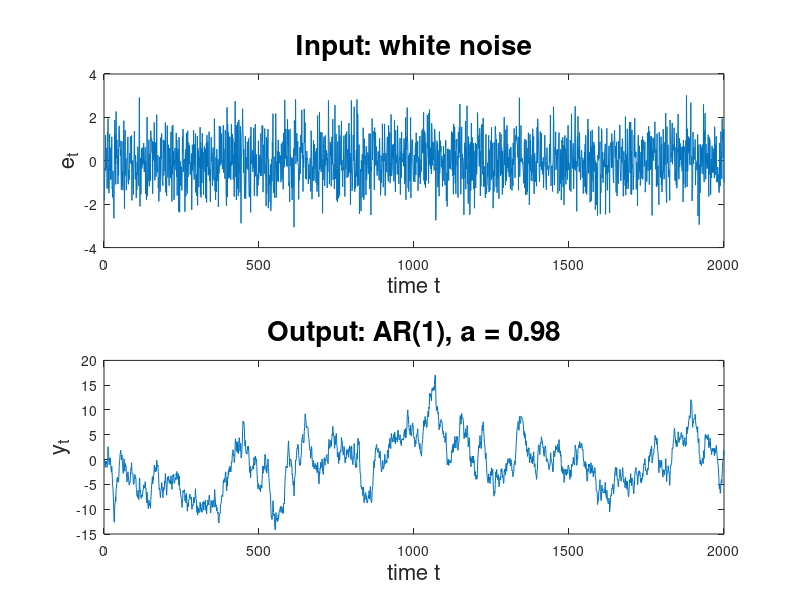
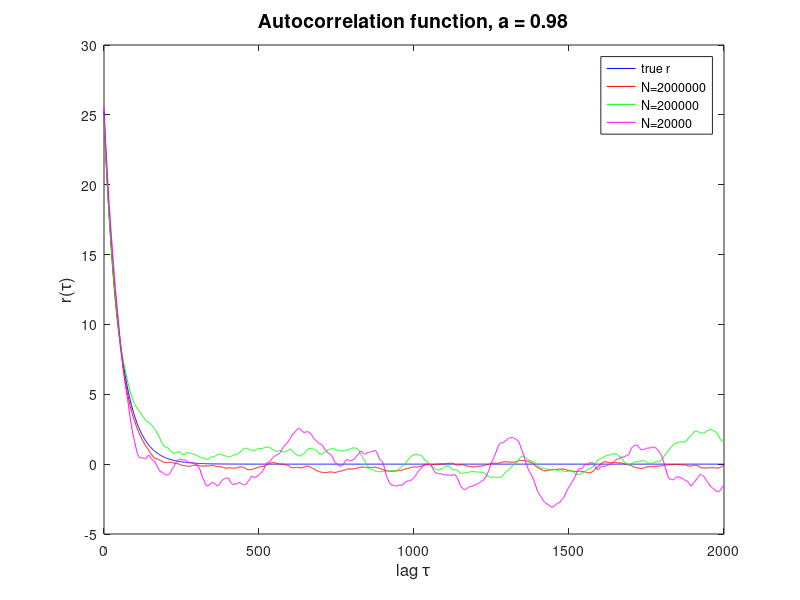
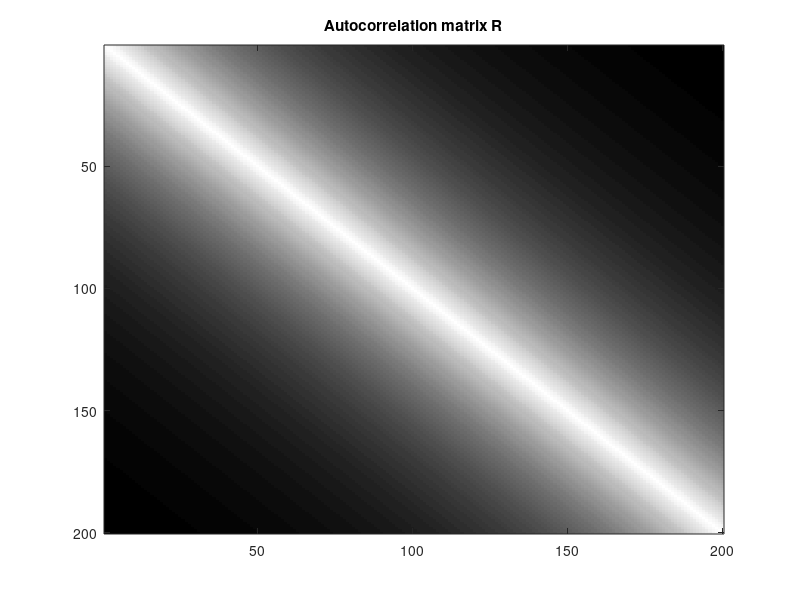
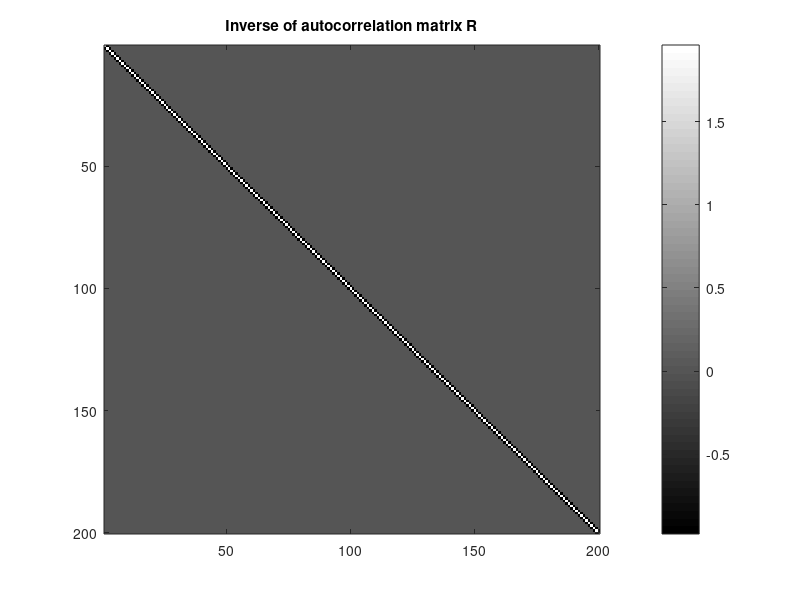

MATLAB code for these plots, in order:
%% Part 1: Generation of an AR)1) processs
clear
%% AR(1) with correlation coefficients a = 0.98
% Generate the AR(1) process and show the input and output of the model
for irealiz = 1:10
    N = 2000;
    a = 0.98;
    e  = randn(N,1); % white noise of zero mean
    y1 = 0.;
    for ii = 2:N
        y1(ii) = a * y1(ii-1) + e(ii); % generate the AR(1) process
    end
    figure(1)
    subplot(211)
    plot(1:N,e(1:N))
    title('Input: white noise','Fontsize',20)
    xlabel('time t','Fontsize',16)
    ylabel('e_t','Fontsize',16)
    subplot(212)
    plot(1:N,y1)
    title(['Output: AR(1), a = ' num2str(a)] ,'Fontsize',20)
    xlabel('time t','Fontsize',16)
    ylabel('y_t','Fontsize',16)
    mean_std_max(irealiz,1:6) = [mean(y1(1:300)), std(y1(1:300)) max(abs(y1(1:300))) ...
                                   mean(y1(300:end)), std(y1(300:end)) max(abs(y1(300:end)))];
    meanc(irealiz)=  mean(y1);
end
mean(meanc)
mean_std_max
max(y1)
min(y1)
% Background hints:
% (1) a^50 = 0.36; a^225 = 0.01; a^300 = 0.002; a^2000 = 2.8324e-18;a^5000=1.3501e-44;
% (2) r_0 = sigma_e^2/(1-a^2) is the variance for stationary regim and is called here true autocorrelation
% (3) for e generated by the function randn sigma_e^2 = 1
% (4) Repeating the generation process 10 times we get some statistics
% collected in the matrix mean_std_max.
% Question:
% Which of the following statements are true? (there might be multiple correct statements)
%
% a) The input e and the output y1 are generated in such a way that their expectations
% are as follows: Ee = 0 but Ey is different of 0.
% b) We expect a transitory regim of maximum 300 samples, after which the
% process is stationary.
% c) The range of the output y is about (-20,20), because the variance sigma_y^2 = Ey_i^2 is
% 1/(1-a^2)= 25.25, the standard deviation is about sigma_y = 5, and hence we expect
% most of the time the signal to be between (-4sigma_y,+4sigma_y).
% d)  The standard deviation for the transitory part is similar to the 
% standard deviation for the stationary part.
% e) the maximum value over the transitory part is noticeably smaller than for 
% the stationary part, because the number of random points in the transitory
% parts is smaller than the number points in the permanent regim

%% Part 2: Estimate the auto-correlation function of an AR)1) processs
%% Experiment with three cases for the generated data length

N1  = [2*10^5 5*10^4 2*10^4];%  three values for the length of data
% a = 0.98  is high, but not extremely close to 1
a  = 0.98; % a is also called the correlation coefficient

max_tau = 2000; % we estimate r(0),r(1),...,r(max_tau)

% The analytic expression of the autocorrelation function
r_true(1+(0:max_tau)) = (a.^(0:max_tau))/(1-a^2);

colors  = ['r-';'g-';'m-';'b-']
figure(2), clf,plot(0:max_tau,r_true,'b-'), hold on

for len = 1:3 
    N = N1(len);        % Maximum value of discrete time
    % Nt = floor(N/4);  % The time series is cropped from Nt,Nt+1,..., N
    Nt = 2*10^4/4;      % Let's neglect the same initial segment, 1...Nt, for all three cases
    e  = randn(N,1);
    y1 = 0.;
    
    for ii = 2:N
        y1(ii) = a*y1(ii-1) + e(ii); % generate the AR(1) process
    end
    y = y1(Nt:N);
    Ny = length(y);
    %
    % Estimate the autocorrelation function from data, knowing that Ey = 0
    %
    r = zeros(max_tau+1,1);
    for tau = 0:max_tau
        % if(rem(tau,100)==0),[tau max_tau],end % show the iteration progressing
        time_segment = 1:(Ny-tau);
        r(tau+1) = sum(y(time_segment).* y(tau+time_segment))/(Ny-tau);
    end
    %
    plot(0:max_tau,r,colors(len,:))
end
title(['Autocorrelation function, a = ' num2str(a)],'Fontsize',14)
xlabel('lag \tau','Fontsize',12)
ylabel('r(\tau)','Fontsize',12)
legend('true r','N=2000000','N=200000','N=20000')  

%% Question
% Background
% We consider here the following helpful results, proven in the pdf for
% this task
% (1) a^50 = 0.36; a^225 = 0.01; a^2000 = 2.8324e-18; a^5000=1.3501e-44;
% (2) Ey_ny_{n-k} = a^k*(1-a^{2n-2k})/(1-a^2)
% (3) In the stationary regim r_k = a^k/(1-a^2), which  is called here true
%       autocorrelation
%
% Question 1: State which of the following statements are true:
% a) For the first 50 correlation values the estimates are  reasonably close to the
% true value, for all three cases of N
% b) for the case N = 2*10^4 the estimates for large lags tau are not
% reliable, because there are not enough data points 
% c) The efect of non-stationarity shown in (2) makes the estimates at low
% N unreliable

%% Part 3: Discuss the effect of accuracy of estimating the autocorrelation 
%% function for the adaptive noise cancellation (ANC) application
% In the ANC, the Wiener-Hopf optimal filter design requires the inversion
% of the correlation matrix. The needed order of the filter might be quite
% large for ANC (from hudreads to thousands, as you estimated it in Lecture 1,
% bonus assignment)
%
% Assume that in ANC the source of noise is the AR(1) process, from Part 1
% and the estimated autocorrelation was done as in Part 2, for N = 2*10^4
% Consider a filter of order 200.

%% Case 1: consider the true autocorrelation function r_true
% The autocorrelation matrix  R needed in Wiener-Hopf design w = R^(-1)p

R = toeplitz(r_true(1:200));
figure(3),imagesc(R), colormap(gray),title('Autocorrelation matrix R')
invR = inv(R);
figure(4),imagesc(invR), colormap(gray),title('Inverse of autocorrelation matrix R'),colorbar

%% Case 2: consider the estimated autocorrelation using N = 2*10^4 (Corresponding to len = 3 in Part 2)
% The autocorrelation matrix  R needed in Wiener-Hopf design w = R^(-1)p

Restim = toeplitz(r(1:200));
figure(5),imagesc(R), colormap(gray),title('Estimated utocorrelation matrix R')
invRestim = inv(Restim);
figure(6),imagesc(invRestim), colormap(gray),title('Inverse of estimated autocorrelation matrix R'),colorbar

% Questions: 
%
% Q1: Inspect the matrix inv(R). It is a band matrix, having only three 
% nonzero diagonals: the main, the first upper, and the first lower
% diagonals. Which statements are true:
% a) the first upper diagonal and the first lower diagonal are equal to -a
% b) the main diagonal has at the extremities the value 1, while the 
% rest of the elements are equal to 1+a^2
% c) the main diagonal has all the elements equal to 1+a^2
%
% Q2: The elements of the matrix R are  R(i,j) = a^(i-j)/(1-a^2), hence R is a
% Toeplitz matrix. 
% a) It is a general result that the inverse of the matrix
% with elements R(i,j) = a^(i-j)/(1-a^2) is the tridiagonal matrix
% that you described answering Question 1.
% b) The statement is not true in general, it happens to be true only for some
% particular values of a. 
%

%% Part 4: LS estimate of parameters for AR(4)
clear all;
close all;
% Choose a ground truth model AR(4)
% The roots of the AR polynomial are 
j = sqrt(-1);
z=[];
z(1)= 0.95*exp(j*pi/3);
z(2)= 0.95*exp(-j*pi/3);
z(3)= 0.75*exp(j*(pi/2+pi/3));
z(4)= 0.75*exp(-j*(pi/2+pi/3));
A = poly(z)
figure(11),clf, plot(real(z),imag(z),'bo')
title('Positions of the roots of A(z)')
axis equal
grid on
r1 = 1;
t = linspace(0,2*pi,100);
hold on
plot(r1*cos(t),r1*sin(t),'r-')
% Generate data with the AR polynomial

N = 100000;
Nt = floor(N/4);   % The time series is cropped from Nt,Nt+1,..., N
e  = randn(N,1);
y1 = zeros(N,1);

for ii = 5:N
    y1(ii) = -A(2:5)*y1((ii-1):-1:(ii-4)) + e(ii); % generate the AR(1) process
end
y = y1(Nt:end);
Ny = length(y);
%
% Estimate the autocorrelation function from data, knowing that Ey = 0
%
max_tau = 20;
r = zeros(max_tau+1,1);
for tau = 0:max_tau
    if(rem(tau,100)==0),[tau max_tau],end
    time_segment = 1:(Ny-tau);
    r(tau+1) = sum(y(time_segment).* y(tau+time_segment))/(Ny-tau);
end
% LS estimate of the AR(M) model
% y(n) = a1*y(n-1)+
Mmax = 15
thetaAll = zeros(Mmax);
for M = 1:Mmax
    % Construct the normal system matrix and free vector
    Phi = zeros(M,M); Psi = zeros(M,1);
    for n = (Mmax+1):Ny
        Phi = Phi + y((n-1):-1:(n-M))*y((n-1):-1:(n-M))';
        Psi = Psi + y((n-1):-1:(n-M))*y(n);
    end
    % Find the LS parameters
    theta = Phi\Psi;
    hat_e = zeros(Ny,1);
    for n = (Mmax+1):Ny
        hat_e(n) = y(n) - theta'*y((n-1):-1:(n-M));
    end
    J(M) = mean(hat_e.^2);
    thetaAll(1:M,M) = theta;
end
thetaAll
J
A
figure(12),plot(J,'or-'),grid on
xlabel('Order M')
ylabel('Criterion J(M)')
%% Questions     
% Q1: Compare the LS parameter thetaAll(:,4) with the AR  polynomial given
% in A. What is true?
% a) The LS estimates are erronues
% b) The LS estimates are close to the true values of the AR process
%
% Q2: Determine visually from Figure 12 what is the true order of
% the AR process:
% a) M^* = 4
% b) M^* = 1
% c) M^* = 5
        
%% Part 5: Three structure selection criteria: FPE against AIC against MDL

% FPE
% Consider FPE = ((N+k)/(N-k))*sigma2
% log FPE = log((N+k)/(N-k)) + log(sigma2)
% AIC
% AIC = N*log(sigma2) + 2*k
% AIC/N = log(sigma2) + 2*k/N
% MDL = N*log(sigma2) + k*log(N)
% MDL/N = log(sigma2) + k*log(N)/N

% Penalty in log(FPE) is log((N+k)/(N-k)) = log((1+k/N)/(1-k/N)) \approx
% (k/N)-(-k/N) = 2*k/N
% Penalty in AIC/N  is 2*k/N
% Task: plot the penalty terms in both expressions and compare
N = 101;
k = 1:(N-1);
figure(20),plot(k,log((N+k)./(N-k)),'or-',k, 2*k/N,'b-', k, k*log(N)/N,'g-'),xlabel('k'),ylabel('Penalty term')
legend('Penalty in log(FPE)', 'Penalty in AIC/N', 'Penalty in MDL/N'),grid on

%% Question:
%
% Q1: Which of the following statements are true?
% a) Out of all three criteria, MDL criterion penalizes the most the increase of k, so it will decide smaller orders than the others
% b) Out of all three criteria, FPE criterion penalizes the most the increase of k, so it will decide smaller orders than the others criteria

%% Use the three structure selection criteria for the AR(1),...,AR(15) models obtained  in Part 4
% in the previou s 
Crit1 = log(J) + log((Ny+(1:15))./(Ny-(1:15)));
Crit2 = log(J) + 2*(1:15)/Ny;
Crit3 = log(J) + (1:15)*log(Ny)/Ny;
figure(21), plot( 1:15, Crit1,'or-', 1:15, Crit2,'og-', 1:15, Crit3, 'ob-')
format shortg
[Crit1'  Crit2' Crit3']

% Q2: Consider the values of Crit1, Crti 2, and Crit 3. Each criterion is 
% used for picking the best mode order. In this case, which of the methods 
% selects the correct model order?
% a)FPE; b) AIC; c)MDL (multiple possible correct answers)
%
 